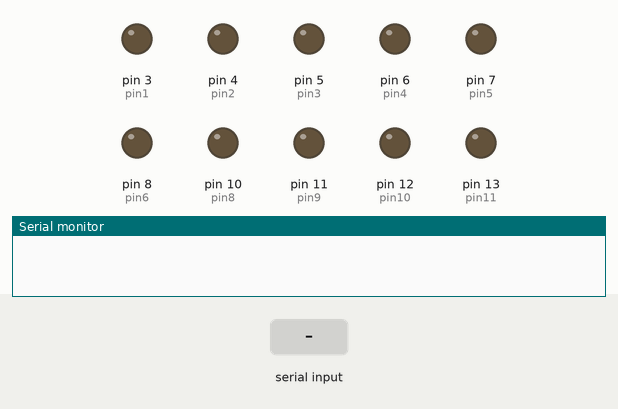
Simulated run of this sketch. Board: Arduino Uno, built with avr-gcc and run on an emulated ATmega328P. Shown: output pins drawn as LEDs (lit = HIGH), the last lines printed to the serial monitor. The inputs (shaded band) are chosen by the test bench.

Above: at 1.2 s.
1.3 s: "y" received over the second serial link
At 2.3 s:
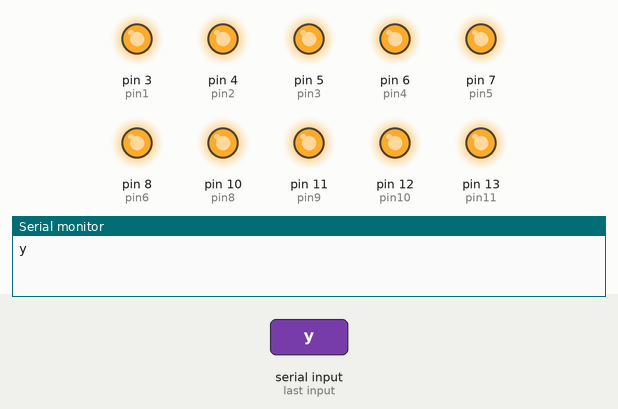
2.8 s: "1" received over the second serial link
At 3.5 s:
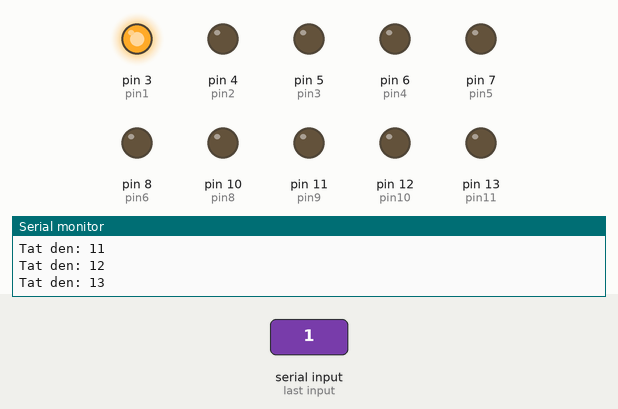
4.3 s: "2" received over the second serial link
At 4.6 s:
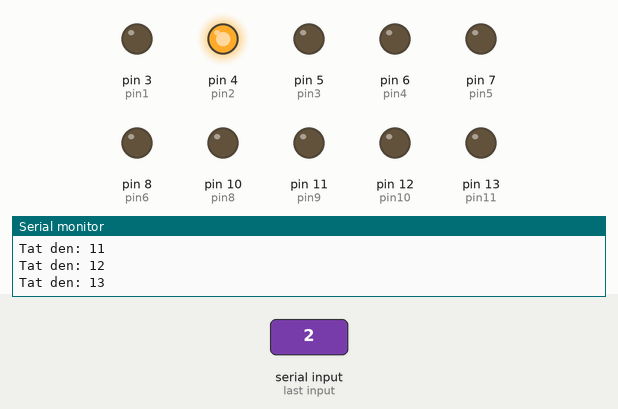
5.8 s: "3" received over the second serial link
At 7.0 s:
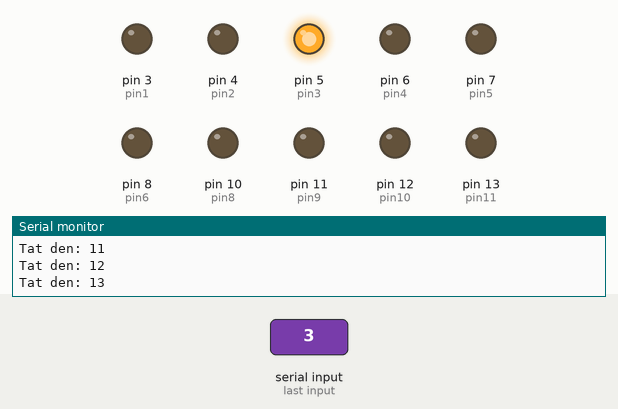
7.3 s: "4" received over the second serial link
At 8.1 s:
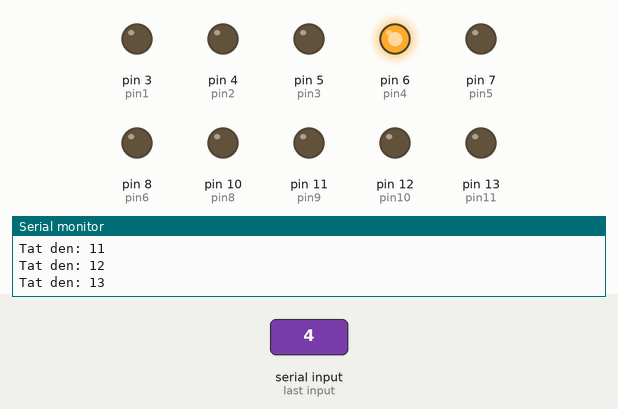
8.8 s: "5" received over the second serial link
At 9.3 s:
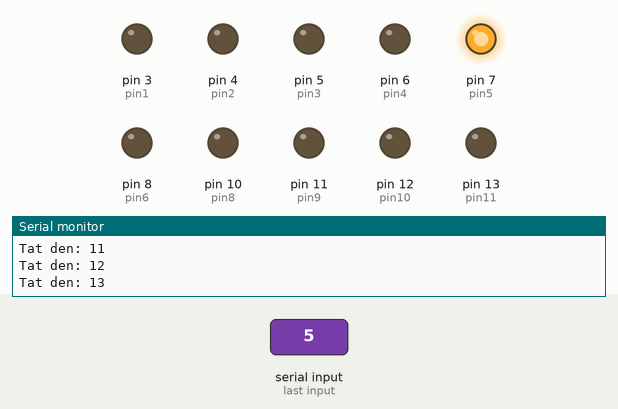
Timing chart, 0 to 11.3 s (numbered marks = the images above; inputs shaded):
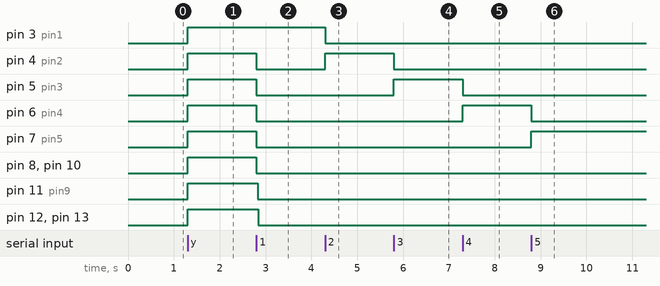

Measured:
- after the input at 1.3 s, pin 3 (pin1), pin 4 (pin2), pin 5 (pin3), pin 6 (pin4), pin 7 (pin5), pin 8 (pin6), pin 10 (pin8), pin 11 (pin9), pin 12 (pin10), pin 13 (pin11): LOW → HIGH at once
- after the input at 2.8 s, pin 4 (pin2), pin 5 (pin3), pin 6 (pin4), pin 7 (pin5), pin 8 (pin6), pin 10 (pin8), pin 11 (pin9), pin 12 (pin10): HIGH → LOW at once; pin 13 (pin11): HIGH → LOW after 0.05 s
- after the input at 4.3 s, pin 3 (pin1): HIGH → LOW at once; pin 4 (pin2): LOW → HIGH at once
- after the input at 5.8 s, pin 4 (pin2): HIGH → LOW at once; pin 5 (pin3): LOW → HIGH at once
- after the input at 7.3 s, pin 5 (pin3): HIGH → LOW at once; pin 6 (pin4): LOW → HIGH at once
- after the input at 8.8 s, pin 6 (pin4): HIGH → LOW at once; pin 7 (pin5): LOW → HIGH at once

The sketch:

Code.ino
```cpp
// Hệ thống điều khiển relay 10 kênh - Mô hình dạy học địa lí Đồng Nai
#include "Arduino.h"
#include <SoftwareSerial.h>

SoftwareSerial bluetooth(9, 2);

#define pin1 3
#define pin2 4
#define pin3 5
#define pin4 6
#define pin5 7
#define pin6 8

#define pin8 10
#define pin9 11
#define pin10 12
#define pin11 13

char data;
int value;

void setup() {
  // put your setup code here, to run once:
  Serial.begin(9600);
  bluetooth.begin(9600);

  pinMode(pin1, OUTPUT);
  pinMode(pin2, OUTPUT);
  pinMode(pin3, OUTPUT);
  pinMode(pin4, OUTPUT);
  pinMode(pin5, OUTPUT);
  pinMode(pin6, OUTPUT);

  pinMode(pin8, OUTPUT);
  pinMode(pin9, OUTPUT);
  pinMode(pin10, OUTPUT);
  pinMode(pin11, OUTPUT);
}

void loop() {
  // put your main code here, to run repeatedly:
  if (bluetooth.available() > 0){
    data = bluetooth.read();
    Serial.println(data);
    if (data == 'n'){
      for (int i = 3; i <= 13; i++){
        if (i != 9){
          digitalWrite(i, LOW);
        }
      }
    }
    else if (data == 'y'){
      for (int i = 3; i <= 13; i++){
        if (i != 9){
          digitalWrite(i, HIGH);
        }
      }
    }
    else{
      num(data);
      Serial.println(value);
      on(value);
    }
  }
}

void num(char data){
  if (data == '1')
      value = 3;
  if (data == '2')
      value = 4;
  if (data == '3')
      value = 5;
  if (data == '4')
      value = 6;
  if (data == '5')
      value = 7;
  if (data == '6')
      value = 8;

  if (data == '7')
      value = 10;
  if (data == '8')
      value = 11;
  if (data == 'a')
      value = 12;
  if (data == 'b')
      value = 13;
}

void on(int value){
  for (int i = 3; i <= 13; i++){
    if ((i == value) && (i != 9)){
      digitalWrite(value, HIGH);
      Serial.print("Bat den: ");
      Serial.println(i);
    }
    else if ((i != value) && (i != 9)){
      digitalWrite(i, LOW);
      Serial.print("Tat den: ");
      Serial.println(i);
    }
  }
}
```
